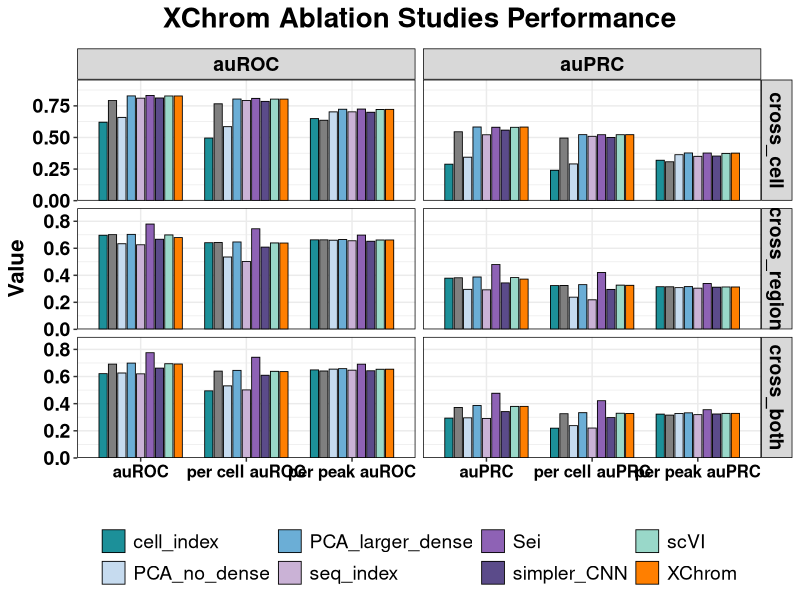
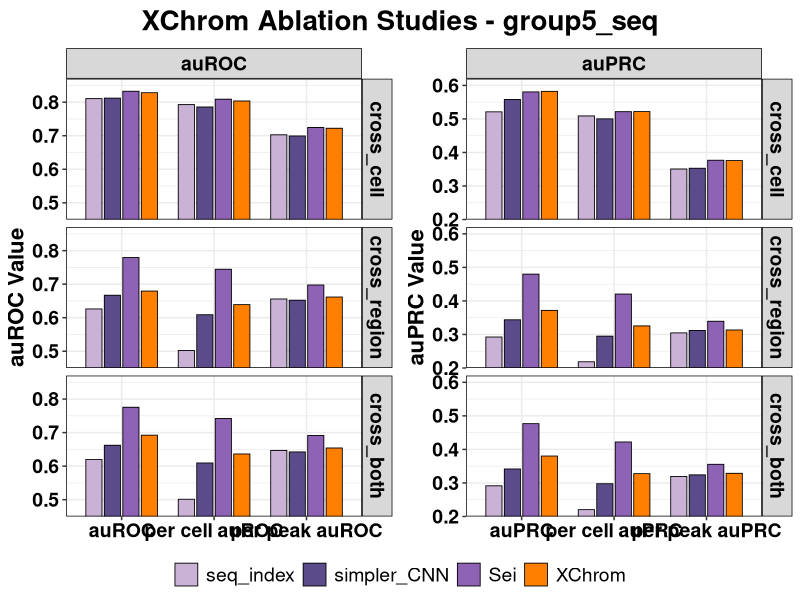
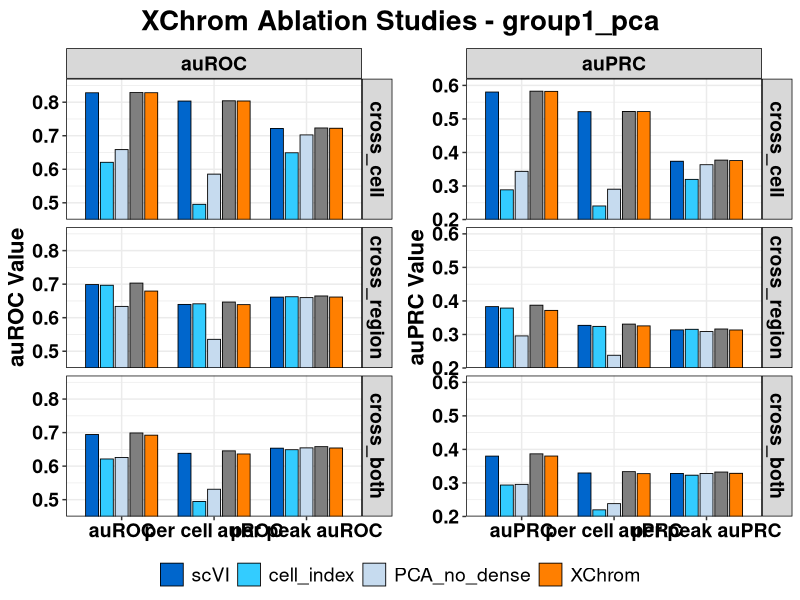
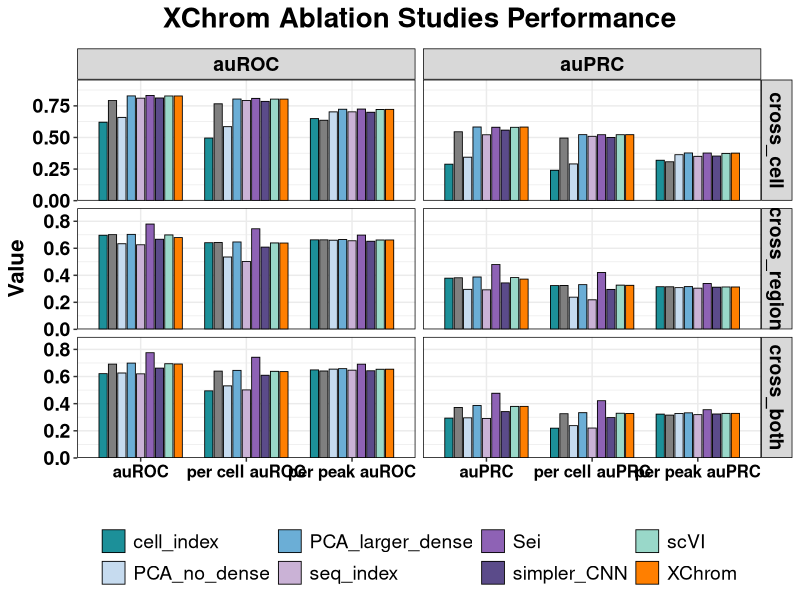
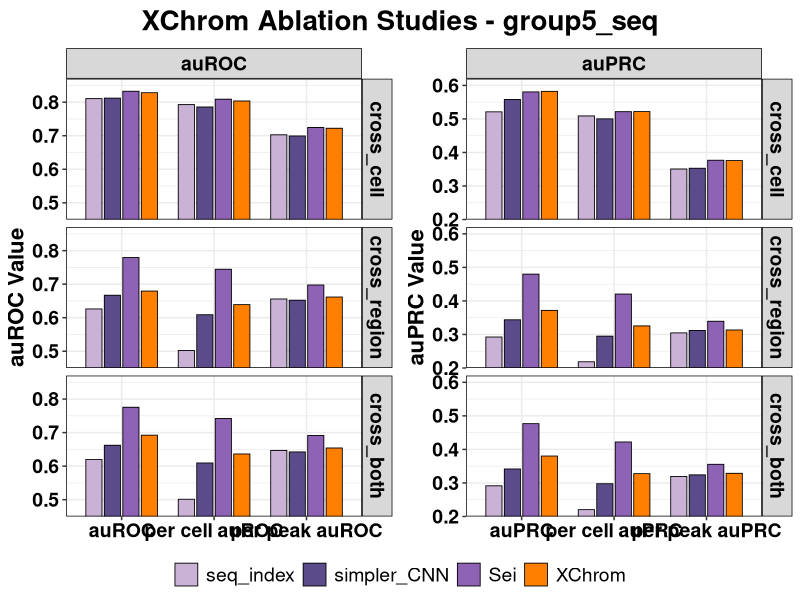
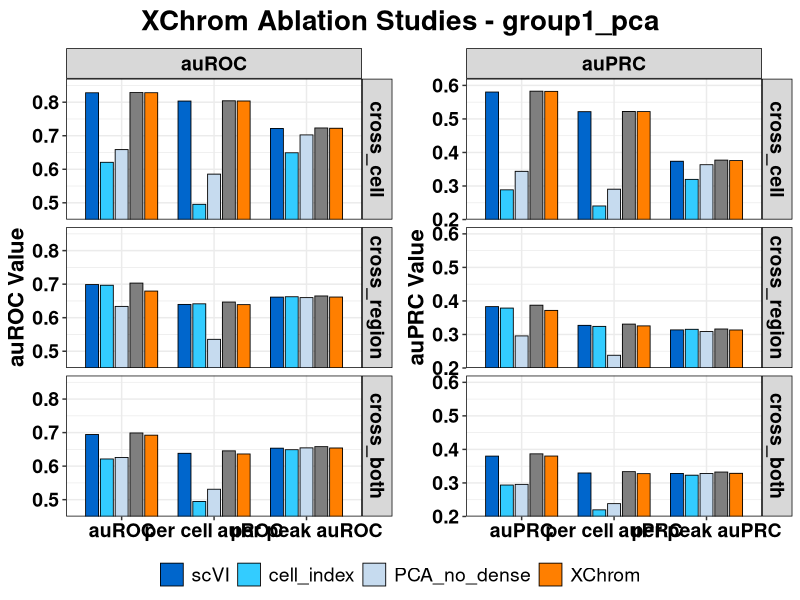

The R source for these figures, in order:
library(ggplot2)
library(readr)
library(dplyr)
library(tidyr)
library(stringr)

df <- read_csv('ablation_rna_seq_data.csv')

df_auc <- df %>%
  filter(grepl("auROC|auPRC", Metric))

df_auc$Metric <- factor(df_auc$Metric, levels = c("auROC", "per cell auROC", "per peak auROC", 
                                                  "auPRC", "per cell auPRC", "per peak auPRC"))

df_auc$Test <- factor(df_auc$Test, levels = c("cross_cell", "cross_region", "cross_both"))

studies_levels <- c("RAW_atac", 
                    "RNA_shuffle", "RNA_random_easier","RNA_random","RNA_random_complex",
                    "cell_index","cell_index_dense",
                    "X_pca_z_layernorm", "PCA_no_dense", "PCA_larger_dense",
                    "seq_index","Sei","simpler_CNN","scVI", "XChrom")
df_auc$Studies <- factor(df_auc$Studies, levels = studies_levels)

df_auc <- df_auc %>% filter(!is.na(Metric) & !is.na(Studies) & !is.na(Test))

df_auc <- df_auc %>%
  mutate(MetricType = ifelse(grepl("auPRC", Metric), "auPRC", "auROC")) %>%
  mutate(MetricType = factor(MetricType, levels = c("auROC", "auPRC")))

ggplot(df_auc, aes(x = Metric, y = Value, fill = Studies)) +
  geom_col(position = position_dodge(width = 0.8), color = "black", width = 0.7, size = 0.3) +
  scale_fill_manual(
    values = c(
      "XChrom"  = "#FF7F00", 
      # "RAW_atac"    = "#999999", 
      "PCA_no_dense"     =  "#C6DBEF",
      # "X_pca_z_layernorm" = "#99D8C9",
      "PCA_larger_dense" = "#6BAED6",
      "scVI"    = "#99D8C9", 
      # "RNA_shuffle" = "#6BAED6", 
      # "RNA_random"  = "#C6DBEF", 
      # "RNA_random_easier" = "#0066cc",
      # "RNA_random_complex" = "#33ccff",
      "cell_index" = "#1C9099",
      # "cell_index_dense" = "#31A354",
      "seq_index"  = "#CAB2D6",
      "Sei" = "#8E62B5",# "#6A3D9A"
      "simpler_CNN" = "#5B4B8A"
    )
  ) +
  
  scale_y_continuous(expand = expansion(mult = c(0, 0.15))) + 
  
  facet_grid(Test ~ MetricType, scales = "free") +
  
  theme_bw() +
  theme(
    axis.text.x = element_text(angle = 0, hjust = 0.5, size = 12, face = "bold", color = "black", margin = margin(t = 2)),
    axis.text.y = element_text(size = 14, face = "bold", color = "black"),
    axis.title = element_text(size = 16, color = "black", face = "bold"),
    legend.title = element_blank(),
    plot.title = element_text(hjust = 0.5, size = 20, face = "bold", margin = margin(b = 10)),
    legend.text = element_text(size = 14),
    legend.position = "bottom", 
    strip.background = element_rect(fill = rgb(0.5, 0.5, 0.5, 0.3), color = "black", size = 0.5), 
    strip.text = element_text(size = 14, face = "bold", color = "black"),  
    strip.text.x = element_text(size = 14, face = "bold", color = "black"),  
    panel.border = element_rect(size = 0.5, color = "black")
  ) +
  labs(title = "XChrom Ablation Studies Performance", x = "", y = "Value")

ggsave("ablation_auc_cross3task.pdf", plot = last_plot(), 
       width = 12, height = 12, units = "in", dpi = 300)


#########################
#########################
# plot
####################

df <- read_csv('ablation_rna_seq_data.csv')

df <- df %>% 
  mutate(across(c(Studies, Test, Metric), str_trim))

df_auc <- df %>%
  filter(grepl("auROC|auPRC", Metric))

df_auc$Metric <- factor(df_auc$Metric, levels = c("auROC", "per cell auROC", "per peak auROC", 
                                                  "auPRC", "per cell auPRC", "per peak auPRC"))

df_auc$Test <- factor(df_auc$Test, levels = c("cross_cell", "cross_region", "cross_both"))

df_auc <- df_auc %>% filter(!is.na(Metric) & !is.na(Studies) & !is.na(Test))

df_auc <- df_auc %>%
  mutate(MetricType = ifelse(grepl("auPRC", Metric), "auPRC", "auROC")) %>%
  mutate(MetricType = factor(MetricType, levels = c("auROC", "auPRC")))

study_colors <- c(
      "XChrom"  = "#FF7F00", 
      # "RAW_atac"    = "#999999", 
      "PCA_no_dense"     =  "#C6DBEF",
      # "X_pca_z_layernorm" = "#99D8C9",
      "PCA_larger_dense" = "#6BAED6",
      "scVI"    = "#99D8C9", 
      # "RNA_shuffle" = "#6BAED6", 
      # "RNA_random"  = "#C6DBEF", 
      # "RNA_random_easier" = "#0066cc",
      # "RNA_random_complex" = "#33ccff",
      "cell_index" = "#1C9099",
      # "cell_index_dense" = "#31A354",
      "seq_index"  = "#CAB2D6",
      "Sei" = "#8E62B5",# "#6A3D9A"
      "simpler_CNN" = "#5B4B8A"
    )

plot_ablation_group <- function(data, target_studies, output_name) {
  
  sub_data <- data %>% filter(Studies %in% target_studies)
  
  sub_data$Studies <- factor(sub_data$Studies, levels = target_studies)
  
  p <- ggplot(sub_data, aes(x = Metric, y = Value, fill = Studies)) +
    geom_col(position = position_dodge(width = 0.8), color = "black", width = 0.7, size = 0.3) +
    scale_fill_manual(values = study_colors) +
    scale_y_continuous(expand = expansion(mult = c(0, 0.15))) + 
    facet_grid(Test ~ MetricType, scales = "free") +
    theme_bw() +
    theme(
      axis.text.x = element_text(angle = 0, hjust = 0.5, size = 14, face = "bold", color = "black", margin = margin(t = 2)),
      axis.text.y = element_text(size = 14, face = "bold", color = "black"),
      axis.title = element_text(size = 16, color = "black", face = "bold"),
      legend.title = element_blank(),
      plot.title = element_text(hjust = 0.5, size = 20, face = "bold", margin = margin(b = 10)),
      legend.text = element_text(size = 14),
      legend.position = "bottom", 
      strip.background = element_rect(fill = rgb(0.5, 0.5, 0.5, 0.3), color = "black", size = 0.5), 
      strip.text = element_text(size = 14, face = "bold", color = "black"),  
      strip.text.x = element_text(size = 14, face = "bold", color = "black"),  
      panel.border = element_rect(size = 0.5, color = "black")
    ) +
    labs(title = paste("XChrom Ablation Studies -", output_name), x = "", y = "Value")
  print(p)
}

#######################################
########  auROC,auPRC 
#######################################

library(dplyr)
library(cowplot)
df <- read_csv('ablation_rna_seq_data.csv')
df <- df %>% mutate(across(c(Studies, Test, Metric), str_trim))
df_auc <- df %>% filter(grepl("auROC|auPRC", Metric))
df_auc$Metric <- factor(df_auc$Metric, levels = c("auROC", "per cell auROC", "per peak auROC", 
                                                  "auPRC", "per cell auPRC", "per peak auPRC"))
df_auc$Test <- factor(df_auc$Test, levels = c("cross_cell", "cross_region", "cross_both"))
df_auc <- df_auc %>% filter(!is.na(Metric) & !is.na(Studies) & !is.na(Test))
df_auc <- df_auc %>%
  mutate(MetricType = ifelse(grepl("auPRC", Metric), "auPRC", "auROC")) %>%
  mutate(MetricType = factor(MetricType, levels = c("auROC", "auPRC")))

study_colors <- c(
  "XChrom"  = "#FF7F00", 
  # "RAW_atac"    = "#999999", 
  "PCA_no_dense"     =  "#C6DBEF",
  # "X_pca_z_layernorm" = "#99D8C9",
  " PCA_larger_dense" = "#6BAED6",
  "scVI"    = "#0066cc", 
  # "RNA_shuffle" = "#6BAED6", 
  # "RNA_random"  = "#C6DBEF",
  # "RNA_random_easier" = "#0066cc",
  # "RNA_random_complex" = "#33ccff",
  "cell_index" = "#33ccff",
  # "cell_index_dense" = "#31A354",
  "seq_index"  = "#CAB2D6",
  "Sei" = "#8E62B5",# "#6A3D9A"
  "simpler_CNN" = "#5B4B8A"
)

library(ggplot2)
library(dplyr)
library(patchwork)

my_get_legend <- function(plot) {
  g <- ggplotGrob(plot)
  leg_idx <- which(sapply(g$grobs, function(x) grepl("guide-box", x$name)))
  if (length(leg_idx) > 0) {
    return(g$grobs[[leg_idx[1]]])
  }
  return(NULL)
}

plot_ablation_group <- function(data, target_studies, output_name) {
  
  sub_data <- data %>% filter(Studies %in% target_studies)
  sub_data$Studies <- factor(sub_data$Studies, levels = target_studies)
  
  my_theme <- theme_bw() +
    theme(
      axis.text.x = element_text(angle = 0, hjust = 0.5, size = 14, face = "bold", color = "black"),
      axis.text.y = element_text(size = 14, face = "bold", color = "black"),
      axis.title = element_text(size = 16, color = "black", face = "bold"),
      legend.text = element_text(size = 14),
      
      strip.background = element_rect(fill = rgb(0.5, 0.5, 0.5, 0.3), color = "black", linewidth = 0.5), 
      strip.text = element_text(size = 14, face = "bold", color = "black"),  
      strip.text.x = element_text(size = 14, face = "bold", color = "black"),  
      panel.border = element_rect(linewidth = 0.5, color = "black")
    )
  
  # 1. auROC
  p_roc <- ggplot(sub_data %>% filter(MetricType == "auROC"), aes(x = Metric, y = Value, fill = Studies)) +
    geom_col(position = position_dodge(width = 0.8), color = "black", width = 0.7, linewidth = 0.3) +
    scale_fill_manual(values = study_colors, name = NULL) + 
    facet_grid(Test ~ MetricType, scales = "free_x") +
    coord_cartesian(ylim = c(0.45, 0.85)) + 
    scale_y_continuous(expand = expansion(mult = c(0, 0.05))) + 
    my_theme +
    labs(x = NULL, y = "auROC Value")
  
  # 2. auPRC
  p_prc <- ggplot(sub_data %>% filter(MetricType == "auPRC"), aes(x = Metric, y = Value, fill = Studies)) +
    geom_col(position = position_dodge(width = 0.8), color = "black", width = 0.7, linewidth = 0.3) +
    scale_fill_manual(values = study_colors, name = NULL) + 
    facet_grid(Test ~ MetricType, scales = "free_x") +
    coord_cartesian(ylim = c(0.2, 0.6)) + 
    scale_y_continuous(expand = expansion(mult = c(0, 0.05))) + 
    my_theme +
    labs(x = NULL, y = "auPRC Value")
  

  shared_legend <- my_get_legend(
    p_roc + theme(legend.position = "bottom")
  )
  p_roc <- p_roc + theme(legend.position = "none")
  p_prc <- p_prc + theme(legend.position = "none")
  plot_row <- plot_grid(p_roc, p_prc, ncol = 2, align = "h", axis = "tb")
  title_gg <- ggdraw() + 
    draw_label(paste("XChrom Ablation Studies -", output_name), 
               fontface = 'bold', size = 20, hjust = 0.5)
  
  p_combined <- plot_grid(
    title_gg,
    plot_row,
    shared_legend,
    ncol = 1,
    rel_heights = c(0.08, 1, 0.1) 
  )
  
  print(p_combined)
  }
  # SEQ_random，RAW_XChrom，RAW_atac
plot_ablation_group(df_auc,
                    c("seq_index","simpler_CNN","Sei","XChrom"),
                    "group5_seq")

ggsave("ablation_dna_aucprc.pdf", width = 12, height = 9, units = "in", dpi = 300)

plot_ablation_group(df_auc, 
                    c("scVI",
                      "cell_index",
                      "PCA_no_dense", 
                      "PCA_larger_dense", 
                      "XChrom"
                      ), 
                    "group1_pca")
ggsave("ablation_rna_aucprc.pdf", width = 12, height = 9, units = "in", dpi = 300)
